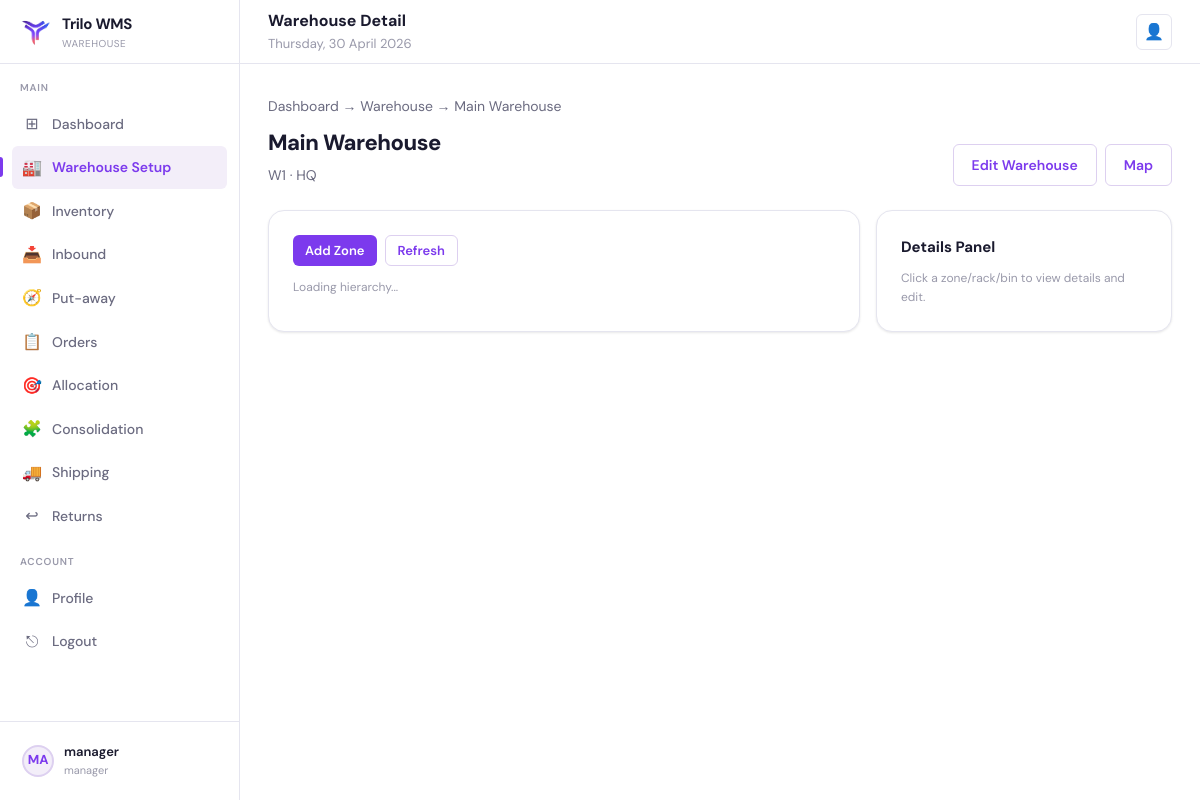
The page /warehouse/1/ (signed in) on the database its author committed.
### core/models.py (models this page shows, shortened)
class User(AbstractUser):
    class Role(models.TextChoices):
        ADMIN = "admin", "Admin"
        MANAGER = "manager", "Manager"
        PICKER = "picker", "Picker"
        PUTAWAY = "putaway", "Putaway"
        PACKER = "packer", "Packer"
    role = models.CharField(max_length=20, choices=Role.choices, default=Role.PICKER)
    employee_id = models.CharField(max_length=32, unique=True)
    warehouse = models.CharField(max_length=120, blank=True, null=True)
    assigned_warehouse = models.ForeignKey(
        "Warehouse",
        on_delete=models.SET_NULL,
        null=True,
        blank=True,
        related_name="workers",
    )

class Warehouse(models.Model):
    class Status(models.TextChoices):
        ACTIVE = "active", "Active"
        INACTIVE = "inactive", "Inactive"
    name = models.CharField(max_length=120)
    code = models.CharField(max_length=20, unique=True)
    location = models.CharField(max_length=255, blank=True, default="")
    manager = models.ForeignKey(
        settings.AUTH_USER_MODEL,
        on_delete=models.SET_NULL,
        null=True,
        blank=True,
        related_name="managed_warehouses",
    )
    contact = models.CharField(max_length=120, blank=True, default="")
    status = models.CharField(max_length=20, choices=Status.choices, default=Status.ACTIVE)
    created_at = models.DateTimeField(default=timezone.now, editable=False)

### core/views.py (the view)
# urls.py: path("warehouse/<int:warehouse_id>/", views.warehouse_detail, name="warehouse_detail"),
@login_required
@role_required("admin", "manager")
def warehouse_detail(request, warehouse_id: int):
    warehouse = get_object_or_404(Warehouse, pk=warehouse_id)
    return render(request, "warehouse/warehouse_detail.html", {"warehouse": warehouse, "today_str": now_date_str()})

### core/utils.py (called while the page is built)
def now_date_str() -> str:
    return timezone.localdate().strftime("%A, %d %B %Y")

### core/templates/warehouse/warehouse_detail.html (shortened to what this page needs)
{% extends "base.html" %}
{% block header_title %}Warehouse Detail{% endblock %}
{% block content %}
<div class="page-subtitle" style="margin-bottom:8px"><a href="/dashboard/">Dashboard</a> → <a href="/warehouse/">Warehouse</a> → {{ warehouse.name }}</div>
<div class="page-header" style="display:flex;justify-content:space-between;align-items:flex-end;gap:16px;flex-wrap:wrap">
  <div><div class="page-title">{{ warehouse.name }}</div><div class="page-subtitle">{{ warehouse.code }} · {{ warehouse.location }}</div></div>
  <div style="display:flex;gap:8px">
    <a class="btn btn-outline" href="/warehouse/create/">Edit Warehouse</a>
    <button class="btn btn-outline" type="button" onclick="showMap('{{ warehouse.location|escapejs }}')">Map</button>
  </div>
</div>
<div style="display:grid;grid-template-columns:2fr 1fr;gap:16px">
  <div class="card"><div class="card-body">
    <div style="display:flex;gap:8px;flex-wrap:wrap;margin-bottom:12px">
      <button class="btn btn-primary btn-sm" onclick="addZone()">Add Zone</button>
      <button class="btn btn-outline btn-sm" onclick="refreshTree()">Refresh</button>
    </div>
    <div id="treeWrap" class="muted">Loading hierarchy...</div>
  </div></div>
  <div class="card"><div class="card-body">
    <div class="card-title" style="margin-bottom:10px">Details Panel</div>
    <div id="detailsPane" class="muted">Click a zone/rack/bin to view details and edit.</div>
  </div></div>
</div>
{% endblock %}

### core/templates/base.html (shortened to what this page needs)
{% load static %}
<!DOCTYPE html>
<html lang="en">
<head>
  <link rel="stylesheet" href="{% static 'css/base.css' %}"/>
</head>
<body class="{% block body_class %}{% endblock %}">
  {% block layout %}
  <div class="layout">
    <aside class="sidebar">
      <div class="sidebar-logo">
        <div class="logo-icon"><img src="{% static 'images/TriloLogo.png' %}" alt="Trilo WMS" width="32" height="32" /></div>
        <div>
          <div class="logo-text">Trilo WMS</div>
          <div class="logo-sub">Warehouse</div>
        </div>
      </div>
      <nav class="sidebar-nav">
        <div class="nav-section-label">Main</div>
        <a class="nav-item {% if request.path == '/dashboard/' %}active{% endif %}" href="/dashboard/">
          <span class="nav-icon">⊞</span> Dashboard
        </a>
        {% if request.user.role == 'manager' %}
          <a class="nav-item {% if request.path|slice:":11" == '/warehouse/' %}active{% endif %}" href="/warehouse/">
            <span class="nav-icon">🏭</span> Warehouse Setup
          </a>
          <a class="nav-item {% if request.path|slice:":11" == '/inventory/' %}active{% endif %}" href="/inventory/">
            <span class="nav-icon">📦</span> Inventory
          </a>
          <a class="nav-item {% if request.path|slice:":9" == '/inbound/' %}active{% endif %}" href="/inbound/">
            <span class="nav-icon">📥</span> Inbound
          </a>
          <a class="nav-item {% if request.path|slice:":18" == '/inbound/putaway/' %}active{% endif %}" href="/inbound/putaway/tasks/">
            <span class="nav-icon">🧭</span> Put-away
          </a>
          <a class="nav-item {% if request.path|slice:":8" == '/orders/' %}active{% endif %}" href="/orders/">
            <span class="nav-icon">📋</span> Orders
          </a>
          <a class="nav-item {% if request.path|slice:":12" == '/allocation/' %}active{% endif %}" href="/allocation/">
            <span class="nav-icon">🎯</span> Allocation
          </a>
          <a class="nav-item {% if request.path|slice:":15" == '/consolidation/' %}active{% endif %}" href="/consolidation/">
            <span class="nav-icon">🧩</span> Consolidation
          </a>
          <a class="nav-item {% if request.path|slice:":10" == '/shipping/' %}active{% endif %}" href="/shipping/">
            <span class="nav-icon">🚚</span> Shipping
          </a>
          <a class="nav-item {% if request.path|slice:":9" == '/returns/' %}active{% endif %}" href="/returns/">
            <span class="nav-icon">↩</span> Returns
          </a>
        {% endif %}
        <div class="nav-section-label">Account</div>
        <a class="nav-item {% if request.path == '/profile/' %}active{% endif %}" href="/profile/">
          <span class="nav-icon">👤</span> Profile
        </a>
        <a class="nav-item" href="/logout/"><span class="nav-icon">⎋</span> Logout</a>
      </nav>
      <div class="sidebar-footer">
        <a class="sidebar-user" href="/profile/">
          <div class="user-avatar">{{ request.user.get_full_name|default:request.user.username|slice:":2"|upper }}</div>
          <div class="user-info">
            <div class="user-name">{{ request.user.get_full_name|default:request.user.username }}</div>
            <div class="user-role">{{ request.user.role|default:"" }}</div>
          </div>
        </a>
      </div>
    </aside>
    <header class="header">
      <div style="flex:1">
        <div class="header-title">{% block header_title %}Dashboard{% endblock %}</div>
        <div class="header-breadcrumb">{% block header_subtitle %}{{ today_str }}{% endblock %}</div>
      </div>
      <div class="header-actions">
        <a class="header-btn" href="/profile/" title="Profile">👤</a>
      </div>
    </header>
    <main class="main">
      {% block content %}{% endblock %}
    </main>
  </div>
  {% endblock %}
</body>
</html>

### rows shown on the page
User: user.get_full_name "MA", user.get_full_name "manager", user.role "manager"
Warehouse: name "Main Warehouse", code "W1", location "HQ"

### other values the page prints
{{ today_str }} "Thursday, 30 April 2026"
